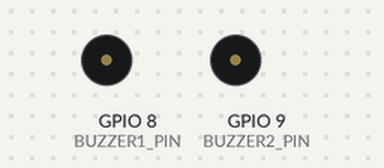
The sketch below on a simulated ESP32-S3. Parts: buzzer (waves = sounding, pin HIGH). What the sketch prints to the serial monitor is not drawn.

Above: at 0.5 s.
Timing chart, 0 to 3.0 s (numbered marks = the images above):
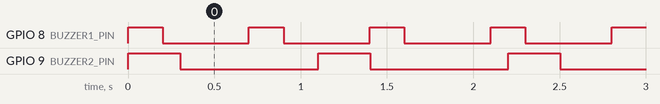

Measured:
- by itself, GPIO 8 (BUZZER1_PIN): alternates HIGH for 0.20 s and LOW for 0.50 s
- by itself, GPIO 9 (BUZZER2_PIN): alternates HIGH for 0.30 s and LOW for 0.80 s

The sketch:

Buzzer.ino
```cpp
#include <stdio.h>
#include "freertos/FreeRTOS.h"
#include "freertos/task.h"
#include "driver/gpio.h"

// Pin buzzer
#define BUZZER1_PIN 8
#define BUZZER2_PIN 9

// ---------------------------------------------------------------------
// Task 1 – Buzzer 1 di Core 0
// ---------------------------------------------------------------------
void task_buzzer1(void *pvParameter) {
    gpio_set_direction(BUZZER1_PIN, GPIO_MODE_OUTPUT);

    while (1) {
        // Bunyi
        gpio_set_level(BUZZER1_PIN, 1);
        printf("[Core %d] Buzzer 1 ON\n", xPortGetCoreID());
        vTaskDelay(pdMS_TO_TICKS(200));  // durasi beep 200 ms

        // Diam
        gpio_set_level(BUZZER1_PIN, 0);
        printf("[Core %d] Buzzer 1 OFF\n", xPortGetCoreID());
        vTaskDelay(pdMS_TO_TICKS(500));  // jeda antar beep
    }
}

// ---------------------------------------------------------------------
// Task 2 – Buzzer 2 di Core 1
// ---------------------------------------------------------------------
void task_buzzer2(void *pvParameter) {
    gpio_set_direction(BUZZER2_PIN, GPIO_MODE_OUTPUT);

    while (1) {
        gpio_set_level(BUZZER2_PIN, 1);
        printf("[Core %d] Buzzer 2 ON\n", xPortGetCoreID());
        vTaskDelay(pdMS_TO_TICKS(300));  // durasi beep 300 ms

        gpio_set_level(BUZZER2_PIN, 0);
        printf("[Core %d] Buzzer 2 OFF\n", xPortGetCoreID());
        vTaskDelay(pdMS_TO_TICKS(800));  // jeda antar beep
    }
}

// ---------------------------------------------------------------------
// Fungsi utama RTOS
// ---------------------------------------------------------------------
void app_main() {
    printf("=== FreeRTOS Dual Core Buzzer Test (ESP32-S3) ===\n");

    // Membuat task dan menetapkan ke core tertentu
    xTaskCreatePinnedToCore(task_buzzer1, "Buzzer1 Task", 2048, NULL, 1, NULL, 0); // Core 0
    xTaskCreatePinnedToCore(task_buzzer2, "Buzzer2 Task", 2048, NULL, 1, NULL, 1); // Core 1
}
```
